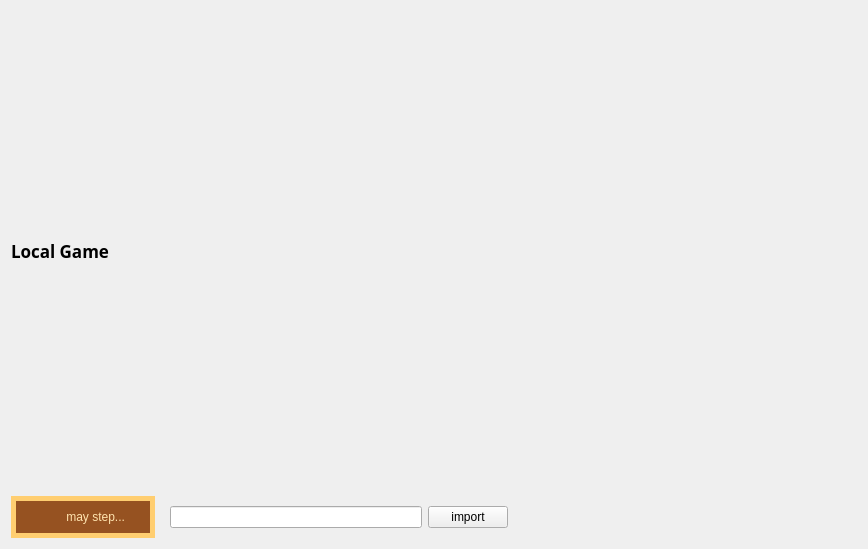
<?xml version="1.0" encoding="UTF-8"?>
<ui version="4.0">
 <class>LocalChessWidget</class>
 <widget class="QWidget" name="LocalChessWidget">
  <property name="geometry">
   <rect>
    <x>0</x>
    <y>0</y>
    <width>868</width>
    <height>549</height>
   </rect>
  </property>
  <property name="windowTitle">
   <string>Form</string>
  </property>
  <layout class="QVBoxLayout" name="verticalLayout_2" stretch="1,0,15">
   <item>
    <layout class="QHBoxLayout" name="horizontalLayout">
     <item>
      <widget class="QLabel" name="statusLabel">
       <property name="font">
        <font>
         <family>Ubuntu Condensed</family>
         <pointsize>13</pointsize>
         <bold>true</bold>
        </font>
       </property>
       <property name="text">
        <string>Local Game</string>
       </property>
      </widget>
     </item>
     <item>
      <spacer name="horizontalSpacer">
       <property name="orientation">
        <enum>Qt::Horizontal</enum>
       </property>
       <property name="sizeHint" stdset="0">
        <size>
         <width>40</width>
         <height>20</height>
        </size>
       </property>
      </spacer>
     </item>
    </layout>
   </item>
   <item>
    <layout class="QHBoxLayout" name="horizontalLayout_2">
     <property name="bottomMargin">
      <number>0</number>
     </property>
     <item>
      <widget class="QFrame" name="horizontalFrame_2">
       <property name="styleSheet">
        <string notr="true">QWidget {
	background-color: rgb(255, 206, 112);
	color:rgb(26, 22, 16);
}</string>
       </property>
       <layout class="QHBoxLayout" name="horizontalLayout_4">
        <property name="spacing">
         <number>5</number>
        </property>
        <property name="leftMargin">
         <number>5</number>
        </property>
        <property name="topMargin">
         <number>5</number>
        </property>
        <property name="rightMargin">
         <number>5</number>
        </property>
        <property name="bottomMargin">
         <number>5</number>
        </property>
        <item>
         <widget class="QFrame" name="horizontalFrame_2">
          <property name="styleSheet">
           <string notr="true">background-color: rgb(150, 82, 33);</string>
          </property>
          <layout class="QHBoxLayout" name="horizontalLayout_5">
           <property name="rightMargin">
            <number>25</number>
           </property>
           <item>
            <widget class="QPushButton" name="currentPlayerIconHolder">
             <property name="styleSheet">
              <string notr="true">QPushButton {
	border: 0px
}</string>
             </property>
             <property name="text">
              <string/>
             </property>
            </widget>
           </item>
           <item>
            <widget class="QLabel" name="label">
             <property name="styleSheet">
              <string notr="true">color : rgb(255, 227, 174)</string>
             </property>
             <property name="text">
              <string> may step...</string>
             </property>
            </widget>
           </item>
          </layout>
         </widget>
        </item>
       </layout>
      </widget>
     </item>
     <item>
      <widget class="QFrame" name="fenFrame">
       <layout class="QHBoxLayout" name="fenLayout">
        <property name="rightMargin">
         <number>1</number>
        </property>
        <item>
         <widget class="QLineEdit" name="fenEdit"/>
        </item>
        <item>
         <widget class="QPushButton" name="importFenButton">
          <property name="text">
           <string>import</string>
          </property>
         </widget>
        </item>
       </layout>
      </widget>
     </item>
     <item>
      <spacer name="horizontalSpacer_2">
       <property name="orientation">
        <enum>Qt::Horizontal</enum>
       </property>
       <property name="sizeHint" stdset="0">
        <size>
         <width>40</width>
         <height>20</height>
        </size>
       </property>
      </spacer>
     </item>
    </layout>
   </item>
   <item>
    <layout class="QVBoxLayout" name="verticalLayout"/>
   </item>
  </layout>
 </widget>
 <resources/>
 <connections/>
</ui>
